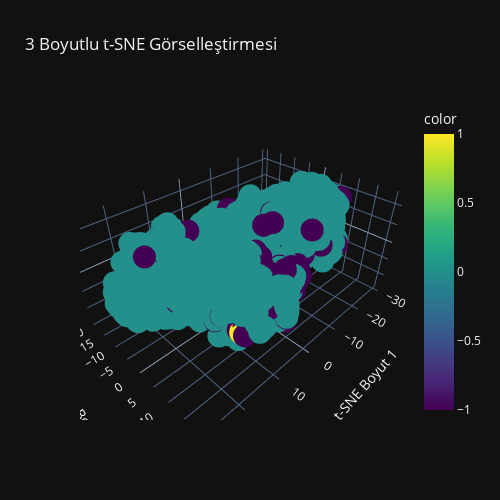

Source (notebook cell):
### Code cell
"""
YAPILACAKLAR:
1)Siluette skor
2)genel inceleme özellikle değişken isimleri
3)hangi işlem hangi parametreyi
4)başarı derecenlendirmeleri nelere göre
5)hangi model başarılı
"""

### Figure 1 — Plotly figure (JSON) as saved in the notebook; plotly's stock layout.template omitted (floating-point values rounded to 4 significant figures; data arrays with more than 128 entries replaced by an {"elided": "..."} marker saying what was removed)
{"data": [{"hovertemplate": "t-SNE Boyut 1=%{x}<br>t-SNE Boyut 2=%{y}<br>t-SNE Boyut 3=%{z}<br>color=%{marker.color}<extra></extra>", "legendgroup": "", "marker": {"color": {"elided": "6348 int values"}, "coloraxis": "coloraxis", "symbol": "circle"}, "mode": "markers", "name": "", "scene": "scene", "showlegend": false, "x": {"elided": "6348 float values"}, "y": {"elided": "6348 float values"}, "z": {"elided": "6348 float values"}, "type": "scatter3d"}], "layout": {"scene": {"domain": {"x": [0.0, 1.0], "y": [0.0, 1.0]}, "xaxis": {"title": {"text": "t-SNE Boyut 1"}}, "yaxis": {"title": {"text": "t-SNE Boyut 2"}}, "zaxis": {"title": {"text": "t-SNE Boyut 3"}}}, "coloraxis": {"colorbar": {"title": {"text": "color"}}, "colorscale": [[0.0, "#440154"], [0.1111, "#482878"], [0.2222, "#3e4989"], [0.3333, "#31688e"], [0.4444, "#26828e"], [0.5556, "#1f9e89"], [0.6667, "#35b779"], [0.7778, "#6ece58"], [0.8889, "#b5de2b"], [1.0, "#fde725"]]}, "legend": {"tracegroupgap": 0}, "title": {"text": "3 Boyutlu t-SNE Görselleştirmesi"}, "width": 500, "height": 500, "autosize": false}}
